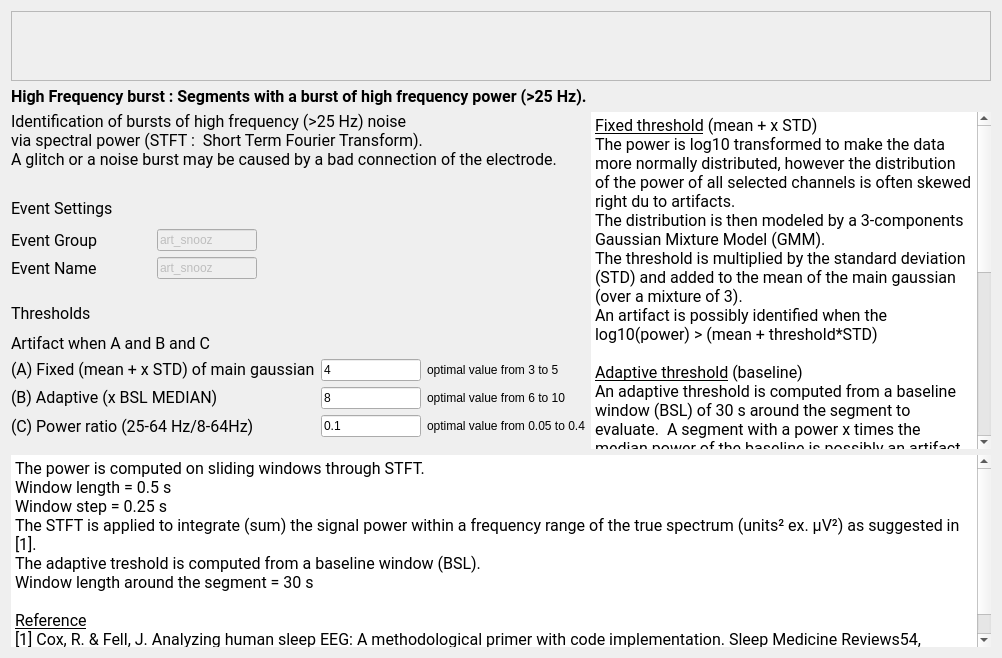
<?xml version="1.0" encoding="UTF-8"?>
<ui version="4.0">
 <class>HighFreqBurstStep</class>
 <widget class="QWidget" name="HighFreqBurstStep">
  <property name="geometry">
   <rect>
    <x>0</x>
    <y>0</y>
    <width>1002</width>
    <height>658</height>
   </rect>
  </property>
  <property name="windowTitle">
   <string>Form</string>
  </property>
  <property name="styleSheet">
   <string notr="true">font: 12pt &quot;Roboto&quot;;</string>
  </property>
  <layout class="QVBoxLayout" name="verticalLayout_2">
   <item>
    <widget class="QScrollArea" name="scrollArea">
     <property name="sizePolicy">
      <sizepolicy hsizetype="Expanding" vsizetype="Preferred">
       <horstretch>0</horstretch>
       <verstretch>0</verstretch>
      </sizepolicy>
     </property>
     <property name="widgetResizable">
      <bool>true</bool>
     </property>
     <widget class="QWidget" name="scrollAreaWidgetContents">
      <property name="geometry">
       <rect>
        <x>0</x>
        <y>0</y>
        <width>1543</width>
        <height>182</height>
       </rect>
      </property>
      <layout class="QHBoxLayout" name="horizontalLayout">
       <item>
        <widget class="QLabel" name="label_10">
         <property name="text">
          <string/>
         </property>
         <property name="pixmap">
          <pixmap resource="high_freq_noise_res.qrc">:/high_freq_noise/burst_noise.png</pixmap>
         </property>
         <property name="alignment">
          <set>Qt::AlignCenter</set>
         </property>
        </widget>
       </item>
      </layout>
     </widget>
    </widget>
   </item>
   <item>
    <widget class="QLabel" name="label_9">
     <property name="maximumSize">
      <size>
       <width>16777215</width>
       <height>30</height>
      </size>
     </property>
     <property name="font">
      <font>
       <family>Roboto</family>
       <pointsize>12</pointsize>
       <weight>50</weight>
       <italic>false</italic>
       <bold>false</bold>
      </font>
     </property>
     <property name="text">
      <string>&lt;html&gt;&lt;head/&gt;&lt;body&gt;&lt;p&gt;&lt;span style=&quot; font-weight:600;&quot;&gt;High Frequency burst : Segments with a burst of high frequency power (&amp;gt;25 Hz).&lt;/span&gt;&lt;/p&gt;&lt;/body&gt;&lt;/html&gt;</string>
     </property>
    </widget>
   </item>
   <item>
    <layout class="QHBoxLayout" name="horizontalLayout_2">
     <item>
      <layout class="QVBoxLayout" name="verticalLayout">
       <item>
        <widget class="QLabel" name="label_6">
         <property name="font">
          <font>
           <family>Roboto</family>
           <pointsize>12</pointsize>
           <weight>50</weight>
           <italic>false</italic>
           <bold>false</bold>
          </font>
         </property>
         <property name="text">
          <string>Identification of bursts of high frequency (&gt;25 Hz) noise
via spectral power (STFT :  Short Term Fourier Transform).
A glitch or a noise burst may be caused by a bad connection of the electrode.</string>
         </property>
        </widget>
       </item>
       <item>
        <spacer name="verticalSpacer_2">
         <property name="orientation">
          <enum>Qt::Vertical</enum>
         </property>
         <property name="sizeType">
          <enum>QSizePolicy::Fixed</enum>
         </property>
         <property name="sizeHint" stdset="0">
          <size>
           <width>508</width>
           <height>18</height>
          </size>
         </property>
        </spacer>
       </item>
       <item>
        <widget class="QLabel" name="label_4">
         <property name="minimumSize">
          <size>
           <width>0</width>
           <height>30</height>
          </size>
         </property>
         <property name="maximumSize">
          <size>
           <width>16777215</width>
           <height>30</height>
          </size>
         </property>
         <property name="font">
          <font>
           <family>Roboto</family>
           <pointsize>12</pointsize>
           <weight>50</weight>
           <italic>false</italic>
           <bold>false</bold>
          </font>
         </property>
         <property name="text">
          <string>Event Settings</string>
         </property>
        </widget>
       </item>
       <item>
        <layout class="QHBoxLayout" name="horizontalLayout_3">
         <item>
          <layout class="QFormLayout" name="formLayout">
           <item row="0" column="0">
            <widget class="QLabel" name="label_3">
             <property name="minimumSize">
              <size>
               <width>140</width>
               <height>0</height>
              </size>
             </property>
             <property name="maximumSize">
              <size>
               <width>210</width>
               <height>16777215</height>
              </size>
             </property>
             <property name="font">
              <font>
               <family>Roboto</family>
               <pointsize>12</pointsize>
               <weight>50</weight>
               <italic>false</italic>
               <bold>false</bold>
              </font>
             </property>
             <property name="text">
              <string>Event Group</string>
             </property>
            </widget>
           </item>
           <item row="0" column="1">
            <widget class="QLineEdit" name="group_lineEdit">
             <property name="enabled">
              <bool>false</bool>
             </property>
             <property name="maximumSize">
              <size>
               <width>100</width>
               <height>16777215</height>
              </size>
             </property>
             <property name="toolTip">
              <string>In which &quot;Event Group&quot; the detected artifact are added (how they will be written to  the annotation file). Go to the general Detectors Settings to edit the group.</string>
             </property>
             <property name="text">
              <string>art_snooz</string>
             </property>
            </widget>
           </item>
           <item row="1" column="0">
            <widget class="QLabel" name="label_7">
             <property name="minimumSize">
              <size>
               <width>140</width>
               <height>0</height>
              </size>
             </property>
             <property name="font">
              <font>
               <family>Roboto</family>
               <pointsize>12</pointsize>
               <weight>50</weight>
               <italic>false</italic>
               <bold>false</bold>
              </font>
             </property>
             <property name="text">
              <string>Event Name</string>
             </property>
            </widget>
           </item>
           <item row="1" column="1">
            <widget class="QLineEdit" name="name_burst_lineEdit">
             <property name="enabled">
              <bool>false</bool>
             </property>
             <property name="maximumSize">
              <size>
               <width>100</width>
               <height>16777215</height>
              </size>
             </property>
             <property name="toolTip">
              <string>The event name of the detected artifact (how they will be wrtten to the annotation file).  Go to the general Detectors Settings to edit the name.</string>
             </property>
             <property name="text">
              <string>art_snooz</string>
             </property>
            </widget>
           </item>
          </layout>
         </item>
         <item>
          <spacer name="horizontalSpacer">
           <property name="orientation">
            <enum>Qt::Horizontal</enum>
           </property>
           <property name="sizeHint" stdset="0">
            <size>
             <width>40</width>
             <height>20</height>
            </size>
           </property>
          </spacer>
         </item>
        </layout>
       </item>
       <item>
        <spacer name="verticalSpacer">
         <property name="orientation">
          <enum>Qt::Vertical</enum>
         </property>
         <property name="sizeType">
          <enum>QSizePolicy::Fixed</enum>
         </property>
         <property name="sizeHint" stdset="0">
          <size>
           <width>380</width>
           <height>13</height>
          </size>
         </property>
        </spacer>
       </item>
       <item>
        <widget class="QLabel" name="label">
         <property name="minimumSize">
          <size>
           <width>0</width>
           <height>30</height>
          </size>
         </property>
         <property name="maximumSize">
          <size>
           <width>16777215</width>
           <height>30</height>
          </size>
         </property>
         <property name="font">
          <font>
           <family>Roboto</family>
           <pointsize>12</pointsize>
           <weight>50</weight>
           <italic>false</italic>
           <bold>false</bold>
          </font>
         </property>
         <property name="text">
          <string>Thresholds</string>
         </property>
        </widget>
       </item>
       <item>
        <widget class="QLabel" name="label_8">
         <property name="font">
          <font>
           <family>Roboto</family>
           <pointsize>12</pointsize>
           <weight>50</weight>
           <italic>false</italic>
           <bold>false</bold>
          </font>
         </property>
         <property name="text">
          <string>Artifact when A and B and C</string>
         </property>
        </widget>
       </item>
       <item>
        <layout class="QGridLayout" name="gridLayout">
         <item row="0" column="0">
          <widget class="QLabel" name="label_5">
           <property name="minimumSize">
            <size>
             <width>140</width>
             <height>0</height>
            </size>
           </property>
           <property name="font">
            <font>
             <family>Roboto</family>
             <pointsize>12</pointsize>
             <weight>50</weight>
             <italic>false</italic>
             <bold>false</bold>
            </font>
           </property>
           <property name="midLineWidth">
            <number>0</number>
           </property>
           <property name="text">
            <string>&lt;html&gt;&lt;head/&gt;&lt;body&gt;&lt;p&gt;(A) Fixed (mean + x STD) of main gaussian&lt;/p&gt;&lt;/body&gt;&lt;/html&gt;</string>
           </property>
           <property name="textFormat">
            <enum>Qt::RichText</enum>
           </property>
          </widget>
         </item>
         <item row="0" column="1">
          <widget class="QLineEdit" name="tresh_fixe_lineEdit">
           <property name="minimumSize">
            <size>
             <width>0</width>
             <height>0</height>
            </size>
           </property>
           <property name="maximumSize">
            <size>
             <width>100</width>
             <height>16777215</height>
            </size>
           </property>
           <property name="toolTip">
            <string>The threshold value to identify the artifact.  Its units is x times the baseline standard deviation.</string>
           </property>
           <property name="text">
            <string>4</string>
           </property>
          </widget>
         </item>
         <item row="0" column="2">
          <widget class="QLabel" name="label_12">
           <property name="text">
            <string>optimal value from 3 to 5</string>
           </property>
          </widget>
         </item>
         <item row="1" column="0">
          <widget class="QLabel" name="label_2">
           <property name="minimumSize">
            <size>
             <width>210</width>
             <height>0</height>
            </size>
           </property>
           <property name="maximumSize">
            <size>
             <width>210</width>
             <height>16777215</height>
            </size>
           </property>
           <property name="font">
            <font>
             <family>Roboto</family>
             <pointsize>12</pointsize>
             <weight>50</weight>
             <italic>false</italic>
             <bold>false</bold>
            </font>
           </property>
           <property name="text">
            <string>&lt;html&gt;&lt;head/&gt;&lt;body&gt;&lt;p&gt;(B) Adaptive (x BSL MEDIAN)&lt;/p&gt;&lt;/body&gt;&lt;/html&gt;</string>
           </property>
           <property name="textFormat">
            <enum>Qt::RichText</enum>
           </property>
          </widget>
         </item>
         <item row="1" column="1">
          <widget class="QLineEdit" name="thresh_adp_lineEdit">
           <property name="maximumSize">
            <size>
             <width>100</width>
             <height>16777215</height>
            </size>
           </property>
           <property name="text">
            <string>8</string>
           </property>
          </widget>
         </item>
         <item row="1" column="2">
          <widget class="QLabel" name="label_13">
           <property name="text">
            <string>optimal value from 6 to 10</string>
           </property>
          </widget>
         </item>
         <item row="2" column="0">
          <widget class="QLabel" name="label_11">
           <property name="font">
            <font>
             <family>Roboto</family>
             <pointsize>12</pointsize>
             <weight>50</weight>
             <italic>false</italic>
             <bold>false</bold>
            </font>
           </property>
           <property name="text">
            <string>(C) Power ratio (25-64 Hz/8-64Hz)</string>
           </property>
          </widget>
         </item>
         <item row="2" column="1">
          <widget class="QLineEdit" name="thresh_ratio_lineEdit">
           <property name="maximumSize">
            <size>
             <width>100</width>
             <height>16777215</height>
            </size>
           </property>
           <property name="text">
            <string>0.1</string>
           </property>
          </widget>
         </item>
         <item row="2" column="2">
          <widget class="QLabel" name="label_14">
           <property name="text">
            <string>optimal value from 0.05 to 0.4</string>
           </property>
          </widget>
         </item>
        </layout>
       </item>
       <item>
        <spacer name="verticalSpacer_3">
         <property name="orientation">
          <enum>Qt::Vertical</enum>
         </property>
         <property name="sizeType">
          <enum>QSizePolicy::Expanding</enum>
         </property>
         <property name="sizeHint" stdset="0">
          <size>
           <width>548</width>
           <height>13</height>
          </size>
         </property>
        </spacer>
       </item>
      </layout>
     </item>
     <item>
      <widget class="QTextEdit" name="textEdit">
       <property name="font">
        <font>
         <family>Roboto</family>
         <pointsize>12</pointsize>
         <weight>50</weight>
         <italic>false</italic>
         <bold>false</bold>
        </font>
       </property>
       <property name="autoFillBackground">
        <bool>true</bool>
       </property>
       <property name="frameShape">
        <enum>QFrame::HLine</enum>
       </property>
       <property name="frameShadow">
        <enum>QFrame::Plain</enum>
       </property>
       <property name="lineWidth">
        <number>0</number>
       </property>
       <property name="readOnly">
        <bool>true</bool>
       </property>
       <property name="html">
        <string>&lt;!DOCTYPE HTML PUBLIC &quot;-//W3C//DTD HTML 4.0//EN&quot; &quot;http://www.w3.org/TR/REC-html40/strict.dtd&quot;&gt;
&lt;html&gt;&lt;head&gt;&lt;meta name=&quot;qrichtext&quot; content=&quot;1&quot; /&gt;&lt;style type=&quot;text/css&quot;&gt;
p, li { white-space: pre-wrap; }
&lt;/style&gt;&lt;/head&gt;&lt;body style=&quot; font-family:'Roboto'; font-size:12pt; font-weight:400; font-style:normal;&quot;&gt;
&lt;p style=&quot; margin-top:0px; margin-bottom:0px; margin-left:0px; margin-right:0px; -qt-block-indent:0; text-indent:0px;&quot;&gt;&lt;span style=&quot; text-decoration: underline;&quot;&gt;Fixed threshold&lt;/span&gt;&lt;span style=&quot; color:#000000;&quot;&gt; (mean + x STD)&lt;/span&gt;&lt;/p&gt;
&lt;p style=&quot; margin-top:0px; margin-bottom:0px; margin-left:0px; margin-right:0px; -qt-block-indent:0; text-indent:0px;&quot;&gt;The power is log10 transformed to make the data more normally distributed, however the distribution of the power of all selected channels is often skewed right du to artifacts.&lt;/p&gt;
&lt;p style=&quot; margin-top:0px; margin-bottom:0px; margin-left:0px; margin-right:0px; -qt-block-indent:0; text-indent:0px;&quot;&gt;The distribution is then modeled by a 3-components Gaussian Mixture Model (GMM).&lt;/p&gt;
&lt;p style=&quot; margin-top:0px; margin-bottom:0px; margin-left:0px; margin-right:0px; -qt-block-indent:0; text-indent:0px;&quot;&gt;The threshold is multiplied by the standard deviation (STD) and added to the mean of the main gaussian (over a mixture of 3).&lt;/p&gt;
&lt;p style=&quot; margin-top:0px; margin-bottom:0px; margin-left:0px; margin-right:0px; -qt-block-indent:0; text-indent:0px;&quot;&gt;An artifact is possibly identified when the log10(power) &amp;gt; (mean + threshold*STD)&lt;/p&gt;
&lt;p style=&quot;-qt-paragraph-type:empty; margin-top:0px; margin-bottom:0px; margin-left:0px; margin-right:0px; -qt-block-indent:0; text-indent:0px;&quot;&gt;&lt;br /&gt;&lt;/p&gt;
&lt;p style=&quot; margin-top:0px; margin-bottom:0px; margin-left:0px; margin-right:0px; -qt-block-indent:0; text-indent:0px;&quot;&gt;&lt;span style=&quot; text-decoration: underline;&quot;&gt;Adaptive threshold&lt;/span&gt; (baseline)&lt;/p&gt;
&lt;p style=&quot; margin-top:0px; margin-bottom:0px; margin-left:0px; margin-right:0px; -qt-block-indent:0; text-indent:0px;&quot;&gt;An adaptive threshold is computed from a baseline window (BSL) of 30 s around the segment to evaluate.  A segment with a power x times the median power of the baseline is possibly an artifact. The adaptive threshold may be too sensitive when the EEG recording does not include much high frequency noise. &lt;/p&gt;
&lt;p style=&quot;-qt-paragraph-type:empty; margin-top:0px; margin-bottom:0px; margin-left:0px; margin-right:0px; -qt-block-indent:0; text-indent:0px;&quot;&gt;&lt;br /&gt;&lt;/p&gt;
&lt;p style=&quot; margin-top:0px; margin-bottom:0px; margin-left:0px; margin-right:0px; -qt-block-indent:0; text-indent:0px;&quot;&gt;&lt;span style=&quot; text-decoration: underline;&quot;&gt;Power ratio threshold&lt;/span&gt; (relative power)&lt;/p&gt;
&lt;p style=&quot; margin-top:0px; margin-bottom:0px; margin-left:0px; margin-right:0px; -qt-block-indent:0; text-indent:0px;&quot;&gt;High frequency bursts can be masked (thus non-disturbing) by a strong low frequency signal. An artifact is possibly identified when the relative power (25-64 Hz)/(8-64 Hz) &amp;gt; threshold.&lt;/p&gt;
&lt;p style=&quot;-qt-paragraph-type:empty; margin-top:0px; margin-bottom:0px; margin-left:0px; margin-right:0px; -qt-block-indent:0; text-indent:0px;&quot;&gt;&lt;br /&gt;&lt;/p&gt;
&lt;p style=&quot; margin-top:0px; margin-bottom:0px; margin-left:0px; margin-right:0px; -qt-block-indent:0; text-indent:0px;&quot;&gt;A segment whose power exceeds the 3 thresholds is considered an artifact.&lt;/p&gt;
&lt;p style=&quot;-qt-paragraph-type:empty; margin-top:0px; margin-bottom:0px; margin-left:0px; margin-right:0px; -qt-block-indent:0; text-indent:0px;&quot;&gt;&lt;br /&gt;&lt;/p&gt;
&lt;p style=&quot; margin-top:0px; margin-bottom:0px; margin-left:0px; margin-right:0px; -qt-block-indent:0; text-indent:0px;&quot;&gt;To reduce the number of false positives, especially during spindles, alpha waves, or beta bursts, please first increase the power ratio threshold value.&lt;/p&gt;
&lt;p style=&quot; margin-top:0px; margin-bottom:0px; margin-left:0px; margin-right:0px; -qt-block-indent:0; text-indent:0px;&quot;&gt;A greater proportion of the signal in the 25-64 Hz frequency band will be needed to mark the segment as an artifact.&lt;/p&gt;&lt;/body&gt;&lt;/html&gt;</string>
       </property>
      </widget>
     </item>
    </layout>
   </item>
   <item>
    <layout class="QHBoxLayout" name="horizontalLayout_4">
     <item>
      <widget class="QTextEdit" name="textEdit_2">
       <property name="maximumSize">
        <size>
         <width>16777215</width>
         <height>16777215</height>
        </size>
       </property>
       <property name="font">
        <font>
         <family>Roboto</family>
         <pointsize>12</pointsize>
         <weight>50</weight>
         <italic>false</italic>
         <bold>false</bold>
        </font>
       </property>
       <property name="autoFillBackground">
        <bool>true</bool>
       </property>
       <property name="frameShape">
        <enum>QFrame::HLine</enum>
       </property>
       <property name="frameShadow">
        <enum>QFrame::Plain</enum>
       </property>
       <property name="lineWidth">
        <number>0</number>
       </property>
       <property name="readOnly">
        <bool>true</bool>
       </property>
       <property name="html">
        <string>&lt;!DOCTYPE HTML PUBLIC &quot;-//W3C//DTD HTML 4.0//EN&quot; &quot;http://www.w3.org/TR/REC-html40/strict.dtd&quot;&gt;
&lt;html&gt;&lt;head&gt;&lt;meta name=&quot;qrichtext&quot; content=&quot;1&quot; /&gt;&lt;style type=&quot;text/css&quot;&gt;
p, li { white-space: pre-wrap; }
&lt;/style&gt;&lt;/head&gt;&lt;body style=&quot; font-family:'Roboto'; font-size:12pt; font-weight:400; font-style:normal;&quot;&gt;
&lt;p style=&quot; margin-top:0px; margin-bottom:0px; margin-left:0px; margin-right:0px; -qt-block-indent:0; text-indent:0px;&quot;&gt;The power is computed on sliding windows through STFT.&lt;/p&gt;
&lt;p style=&quot; margin-top:0px; margin-bottom:0px; margin-left:0px; margin-right:0px; -qt-block-indent:0; text-indent:0px;&quot;&gt;Window length = 0.5 s&lt;/p&gt;
&lt;p style=&quot; margin-top:0px; margin-bottom:0px; margin-left:0px; margin-right:0px; -qt-block-indent:0; text-indent:0px;&quot;&gt;Window step = 0.25 s &lt;/p&gt;
&lt;p style=&quot; margin-top:0px; margin-bottom:0px; margin-left:0px; margin-right:0px; -qt-block-indent:0; text-indent:0px;&quot;&gt;The STFT is applied to integrate (sum) the signal power within a frequency range of the true spectrum (units² ex. µV²) as suggested in [1].&lt;/p&gt;
&lt;p style=&quot; margin-top:0px; margin-bottom:0px; margin-left:0px; margin-right:0px; -qt-block-indent:0; text-indent:0px;&quot;&gt;The adaptive treshold is computed from a baseline window (BSL).&lt;/p&gt;
&lt;p style=&quot; margin-top:0px; margin-bottom:0px; margin-left:0px; margin-right:0px; -qt-block-indent:0; text-indent:0px;&quot;&gt;Window length around the segment = 30 s&lt;/p&gt;
&lt;p style=&quot;-qt-paragraph-type:empty; margin-top:0px; margin-bottom:0px; margin-left:0px; margin-right:0px; -qt-block-indent:0; text-indent:0px;&quot;&gt;&lt;br /&gt;&lt;/p&gt;
&lt;p style=&quot; margin-top:0px; margin-bottom:0px; margin-left:0px; margin-right:0px; -qt-block-indent:0; text-indent:0px;&quot;&gt;&lt;span style=&quot; text-decoration: underline;&quot;&gt;Reference&lt;/span&gt;&lt;/p&gt;
&lt;p style=&quot; margin-top:0px; margin-bottom:0px; margin-left:0px; margin-right:0px; -qt-block-indent:0; text-indent:0px;&quot;&gt;[1] Cox, R. &amp;amp; Fell, J. Analyzing human sleep EEG: A methodological primer with code implementation. Sleep Medicine Reviews54, 101353 (2020).&lt;/p&gt;&lt;/body&gt;&lt;/html&gt;</string>
       </property>
      </widget>
     </item>
    </layout>
   </item>
  </layout>
 </widget>
 <resources>
  <include location="high_freq_noise_res.qrc"/>
  <include location="../../../../../scinodes_poc/src/main/python/ui/themes/themes.qrc"/>
 </resources>
 <connections/>
 <slots>
  <slot>on_choose()</slot>
  <slot>on_input_format_changed()</slot>
 </slots>
</ui>
